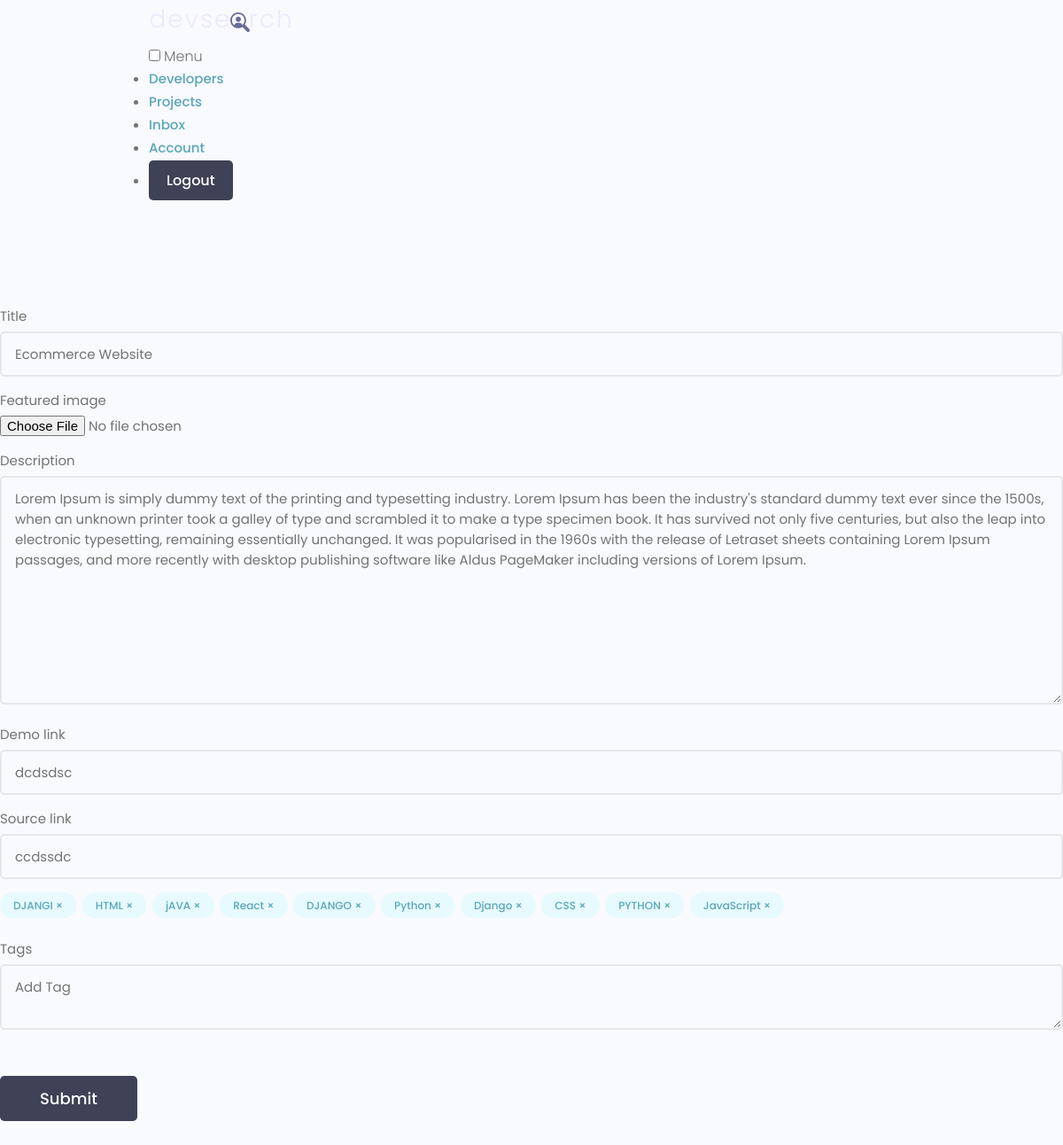
/projects/update-project/3212575e-455e-4ead-a937-bf306715b3c5/ (signed in), run on the app's committed database.
### projects/models.py (models this page shows, shortened)
class Project(models.Model):
    owner = models.ForeignKey(Profile,null = True,blank=True ,on_delete=models.CASCADE)
    title = models.CharField(max_length=200)
    description  = models.TextField(null=True, blank=True)
    featured_image = models.ImageField(null=True,blank=True,default="default.jpg")
    demo_link = models.CharField(max_length=2000,null=True, blank=True)
    source_link = models.CharField(max_length=2000,null=True, blank=True)
    tags = models.ManyToManyField('Tag',blank=True)
    vote_total = models.IntegerField(default=0,null=True, blank=True)
    vote_ratio = models.IntegerField(default=0,null=True, blank=True)
    created = models.DateTimeField(auto_now_add=True)
    id = models.UUIDField(default=uuid.uuid4, unique=True, primary_key=True, editable=False)
    class Meta:
        ordering = ['-vote_ratio','-vote_total','title']

class Tag(models.Model):
    name = models.CharField(max_length=200)
    created = models.DateTimeField(auto_now_add=True)
    id = models.UUIDField(default=uuid.uuid4, unique=True, primary_key=True, editable=False)

### projects/views.py (the view, shortened to what this page needs)
# urls.py: path('update-project/<str:pk>/',updateProject,name="update-project"),
@login_required(login_url="login")
def updateProject(request,pk):
    profile = request.user.profile
    project = profile.project_set.get(id=pk)
    form = ProjectForm(instance=project)
    context = {'form' :form,'project':project}
    return render(request, 'projects/projects-form.html',context)

### projects/forms.py
class ProjectForm(ModelForm):
    class Meta:
        model = Project
        fields = ['title','featured_image','description','demo_link','source_link']
        widgets = {
            'tags': forms.CheckboxSelectMultiple(),
        }
    def __init__(self,*args, **kwargs):
        super(ProjectForm, self).__init__(*args, **kwargs)
        for name, field in self.fields.items():
            field.widget.attrs.update({'class': 'input'})

### projects/templates/projects/projects-form.html (shortened to what this page needs)
{% extends 'main.html' %} {% block content %}
<main class="formPage my-xl">
  <div class="content-box">
    <div class="formWrapper">
      <br />
      <form class="form" method="POST" enctype="multipart/form-data">
        {% csrf_token %} {% for field in form %}
        <div class="form__field">
          <label for="formInput#text">{{field.label}} </label>
          {{field}}
        </div>
        {% endfor %}
        <div class="form__field">
          {% for tag in project.tags.all %}
          <div class="project-tag tag tag--pill tag--main" data-project="{{project.id}}" data-tag="{{tag.id}}">{{tag.name}} &#215</div>
          {% endfor %}
        </div>
        <div class="form__field">
          <label for="formInput#text">Tags </label>
          <textarea
            class="input"
            placeholder="Add Tag"
            name="newtags"
          ></textarea>
        </div>
        <input
          class="btn btn--sub btn--lg my-md"
          type="submit"
          value="Submit"
        />
      </form>
    </div>
  </div>
</main>
{% endblock %}

### static/uikit/styles/modules/_variables.css (style rules this page uses)
:root { --color-main: #5aa5b9; --color-main-light: #e6faff; --color-sub: #3f4156; --color-sub-light: #51546e; --color-sub-lighter: #ededfd; --color-text: #737373; --color-gray: #8b8b8b; --color-light: #e5e7eb; --color-light-gray: #767676; --color-bg: #f8fafd; --color-white: #fffefd; --color-white-light: #f3f3f3; --color-success: #359e64; --color-success-bg: #def8e8; --color-error: #fc4b0b; --color-error-bg: #fff2ee; --font-base: 'Poppins', arial, helvetica, 'Segoe UI', roboto, ubuntu, sans-serif; --font-monospace: 'Fira Code', 'Courier New', courier, monospace; --font-regular: 300; --font-medium: 500; --font-bold: 700; --generic-shadow: 1px 1px 5px #00000010; --generic-transition: all 0.3s ease-in-out; }

### static/uikit/styles/modules/_base.css (style rules this page uses)
* { margin: 0; padding: 0; box-sizing: border-box; text-rendering: optimizeLegibility; color: inherit; font-size: inherit; }
html { font-size: 50%; }
@media only screen and (min-width: 480px) { html { font-size: 56.25%; } }
@media only screen and (min-width: 1200px) { html { font-size: 62.5%; } }
body { line-height: 1.6; font-weight: 400; font-size: 1.5rem; color: var(--color-text); background-color: var(--color-bg); min-height: 100vh; }

### static/uikit/styles/modules/_typography.css (style rules this page uses)
* { font-family: var(--font-base); }

### static/uikit/styles/modules/_utilities.css (style rules this page uses)
.my-md { margin: 3rem auto; }
.my-xl { margin: 8rem auto; }

### static/uikit/styles/modules/_button.css (style rules this page uses)
.btn { display: inline-block; position: relative; cursor: pointer; background-color: var(--color-light); font-weight: var(--font-medium); color: var(--color-sub); text-decoration: none; padding: 1rem 2rem; border-radius: 0.5rem; border: none; width: -webkit-fit-content; width: -moz-fit-content; width: fit-content; height: -webkit-fit-content; height: -moz-fit-content; height: fit-content; font-size: 1.6rem; outline-width: 0; outline-color: transparent; -webkit-backface-visibility: hidden; backface-visibility: hidden; transition: all 0.3s ease-in-out; }
.btn--sub { background-color: var(--color-sub); color: var(--color-white); }
.btn--lg { font-size: 1.8rem; padding: 1.2rem 4.5rem; }

### static/uikit/styles/modules/_form.css (style rules this page uses)
.form { display: block; }
.form__field { margin-top: 1.5rem; margin-bottom: 1.5rem; }
.form__label, .form__field > label { display: block; margin-bottom: 0.5rem; color: var(--color-text); }
input.input[type='text'], input.input[type='email'], input.input[type='password'], input.input[type='number'], textarea.input { min-width: 24rem; width: 100%; padding: 1.2rem 1.5rem; border-radius: 0.5rem; border: 2px solid var(--color-light); transition: all 0.3s ease-in-out; background-color: var(--color-bg); }

### static/uikit/styles/modules/_tag.css (style rules this page uses)
.tag { display: inline-flex; align-items: center; background-color: var(--color-sub); height: -webkit-fit-content; height: -moz-fit-content; height: fit-content; width: -webkit-fit-content; width: -moz-fit-content; width: fit-content; border-radius: 0.5rem; padding: 0.5rem 1.5rem; font-size: 1.2rem; cursor: pointer; }
.tag:not(:last-child) { margin-right: 0.25rem; margin-bottom: 0.75rem; }
.tag--pill { border-radius: 5rem; }
.tag--main, .tag--main > small { background: var(--color-main-light); color: var(--color-main); font-weight: 500; }

### data on the page
Project: form "Ecommerce Website" "Lorem Ipsum is simply dummy text of the printing and typesetting industry. Lorem Ipsum has been the industry's standard dummy text ever since the 1500s, when an unknown printer took a galley of type and scrambled it to make a type specimen book. It has survived not only five centuries, but also the leap into electronic typesetting, remaining essentially unchanged. It was popularised in the 1960s with the release of Letraset sheets containing Lorem Ipsum passages, and more recently with desktop publishing software like Aldus PageMaker including versions of Lorem Ipsum." "dcdsdsc" "ccdssdc"
Tag: name "DJANGI"
Tag: name "HTML"
Tag: name "jAVA"
Tag: name "React"
Tag: name "DJANGO"
Tag: name "Python"
Tag: name "Django"
Tag: name "CSS"
Tag: name "PYTHON"
Tag: name "JavaScript"

### other printed values
{{ field.label }} "Title" "Featured image" "Description" "Demo link" "Source link"
